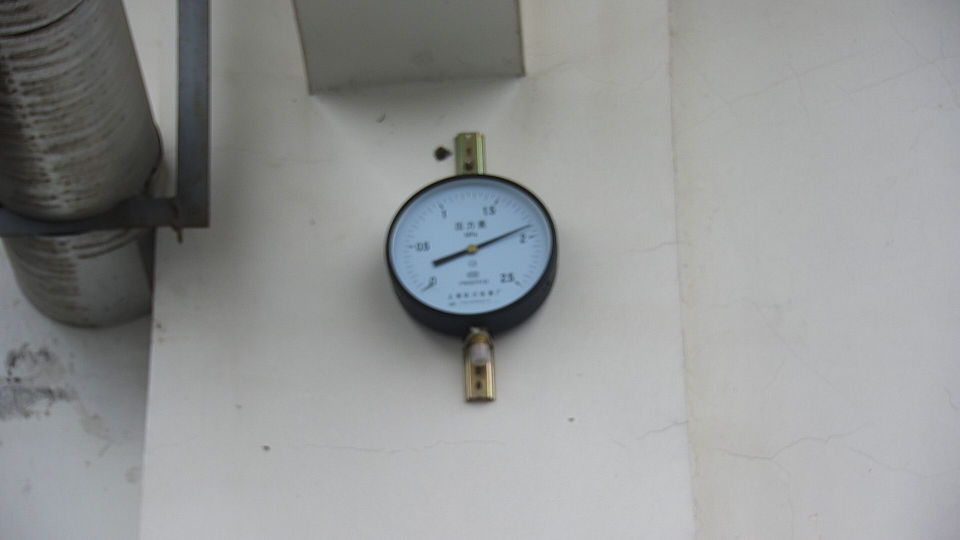
//> input picture example2/elec_watch/test/scene_02.jpg, 1920 x 1080 px (shown at 1/2 size)
$ ./svm_test   (built with g++ and OpenCV 4)
//> lines starting //> are read from the running program, lines starting //| are printed output that depends on the picture; after the words box and inside, x2 and y2 are one past the last pixel; in counts of white or black regions, pixels touching at a corner belong together
#include <opencv2/opencv.hpp>
#include <iostream>
#include <opencv2/core/utility.hpp>

using namespace cv;
using namespace cv::ml;
using namespace std;

string positive_dir = "F:/Test/example2/elec_watch/positive";
string negative_dir = "F:/Test/example2/elec_watch/negative";


void get_hog_descriptor(const Mat &image, vector<float> &desc);
void generate_dataset(Mat &trainData, Mat &labels);
void svm_train(Mat &trainData, Mat &labels);

int main(int argc, char** argv)
{
    // read data and generate dataset
	//Mat trainData = Mat::zeros(Size(3780, 26), CV_32FC1);
	//Mat labels = Mat::zeros(Size(1, 26), CV_32SC1);
	//generate_dataset(trainData, labels);

	// SVM train, and save model
	// svm_train(trainData, labels);

	// load model

    Ptr<SVM> svm = SVM::load("F:/Test/example2/elec_watch/hog_elec.xml");

    Mat test = imread("F:/Test/example2/elec_watch/test/scene_02.jpg");
//> test is the input picture: 1080 rows x 1920 cols, CV_8UC3; mean B, G, R 148.8, 148.9, 146.9
	resize(test, test, Size(0, 0), 0.2, 0.2);
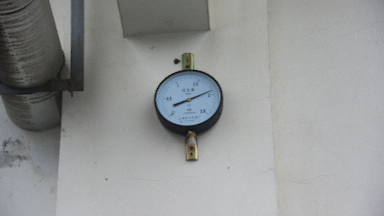
//> test: 216 rows x 384 cols, CV_8UC3; mean B, G, R 148.8, 148.9, 146.9
	//imshow("input", test);
    //waitKey(0);
    Rect winRect;
	winRect.width = 64;
	winRect.height = 128;
	int sum_x = 0;
	int sum_y = 0;
	int count = 0;
    for(int row = 64; row < test.rows-64; row += 4)
    {
        for(int col = 32; col < test.cols-32; col += 4)
        {
            winRect.x = col - 32;
            winRect.y = row - 64;
            vector<float> fv;
            get_hog_descriptor(test(winRect), fv);
            Mat one_row = Mat::zeros(Size(fv.size(), 1), CV_32FC1);
			for (int i = 0; i < fv.size(); i++) {
				one_row.at<float>(0, i) = fv[i];
			}
			float result = svm->predict(one_row);
			if (result > 0) {
				// rectangle(test, winRect, Scalar(0, 0, 255), 1, 8, 0);
				count += 1;
				sum_x += winRect.x;
				sum_y += winRect.y;
			}
        }
    }
//> this loop made 22 passes
//> (count, sum_x, sum_y) on passes 1 to 12: (0, 0, 0), (0, 0, 0), (0, 0, 0), (0, 0, 0), (0, 0, 0), (1, 156, 20), (5, 788, 116), (11, 1736, 284), (17, 2684, 476), (23, 3632, 692), (28, 4412, 892), (35, 5476, 1200)
//> after the loop, count = 60; sum_x = 9288; sum_y = 2512

    winRect.x = sum_x / count;
//> winRect = Rect(154, 84, 64, 128)
	winRect.y = sum_y / count;
//> winRect = Rect(154, 41, 64, 128)
	rectangle(test, winRect, Scalar(255, 0, 0), 2, 8, 0);
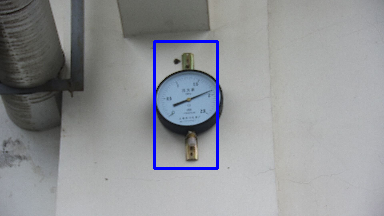
//> test: 216 rows x 384 cols, CV_8UC3; 1.37% of pixels changed, all inside (x1, y1, x2, y2) = (153, 40, 219, 170)
	imshow("object detection result", test);
	imwrite("F:/Test/example2/case02.png", test);
	waitKey(0);
	return 0;
}


void get_hog_descriptor(const Mat &image, vector<float> &desc) {
    int h = image.rows;
	int w = image.cols;
	float rate = 64.0 / w;
    Mat img, gray;
    resize(image, img, Size(64, int(rate*h)));
    cvtColor(img, gray, COLOR_BGR2GRAY);

    Mat result = Mat::zeros(Size(64,128), CV_8UC1);
    result = Scalar(127);
    Rect roi;                       // OpenCV的矩形类，用于标记图像的感兴趣区域（ROI）
    roi.x = 0;                      // ROI的左上角x坐标：0（水平方向靠左，因为宽已经是64，和画布宽一致）
    roi.width = 64;                 // ROI的宽度：64（和画布宽、缩放后图片宽一致）
    roi.y = (128 - gray.rows) / 2;  // ROI的左上角y坐标：垂直方向居中的核心计算
    roi.height = gray.rows;         // ROI的高度：和缩放后灰度图的高度一致
    gray.copyTo(result(roi));

    HOGDescriptor hog;
    hog.compute(result, desc, Size(8, 8), Size(0, 0));
}


// [112 lines left out: functions generate_dataset, svm_train, not called in this run]


//& "C:/Program Files/mingw64/bin/g++.exe" -g svm_test.cpp -o svm_test.exe -I F:/opencv/opencv/build/x64/install/include -L F:/opencv/opencv/build/x64/install/x64/mingw/lib -lopencv_world4120 -std=c++17 -Wall -Wno-overloaded-virtual

//svm_test
